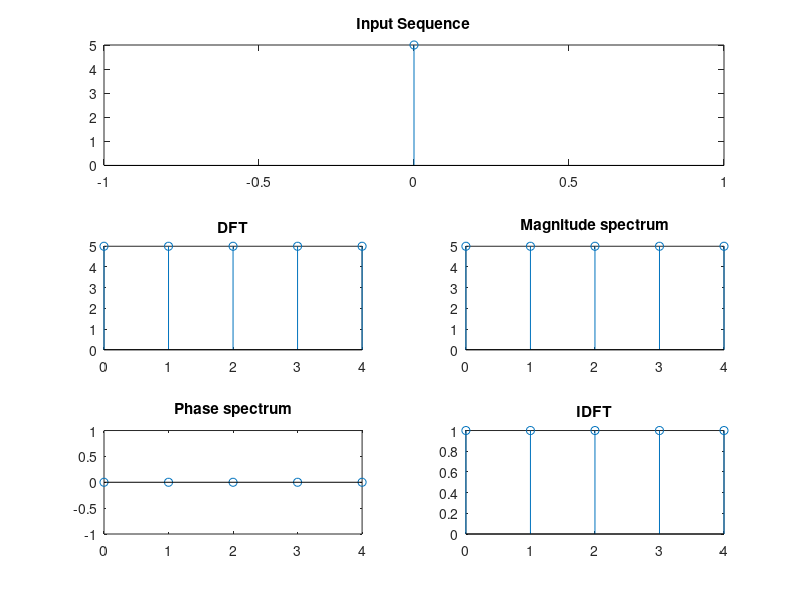

Reproduce this figure in MATLAB.
clc;
close all;
clear all;
x=input('Please enter the sequence x(n)=');
N=input('Please enter the length of the DFT N=');
X=fft(x,N);
n=0:length(x)-1;
subplot(311);
stem(n,x);
title('Input Sequence');
subplot(323);
n=0:length(X)-1;
stem(n,X);
disp('DFT of input sequence is ');
disp(X);
title('DFT');
subplot(324);
stem(n,abs(X));
title('Magnitude spectrum');
subplot(325);
stem(n,angle(X));
title('Phase spectrum');
xr=ifft(x,N);
subplot(326);
stem(n,abs(xr));
title('IDFT');
disp('IDFT of input sequence is ');
disp(xr);